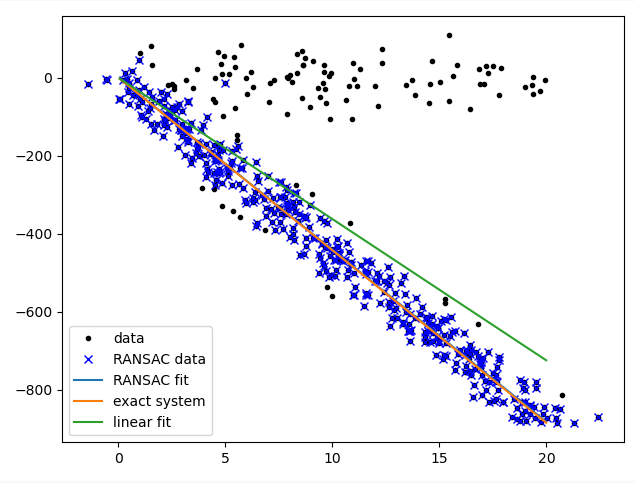

Recreate this plot in Python.
# -*- coding:utf-8 -*-
"""
# Linear Least Squares
lstsq(a, b, cond=None, overwrite_a=False, overwrite_b=False,
          check_finite=True, lapack_driver=None):
Returns
-------
x : (N,) or (N, K) ndarray
    Least-squares solution.  Return shape matches shape of `b`.
residues : (K,) ndarray or float
    Square of the 2-norm for each column in ``b - a x``, if ``M > N`` and
    ``ndim(A) == n`` (returns a scalar if b is 1-D). Otherwise a
    (0,)-shaped array is returned.
rank : int
    Effective rank of `a`.
s : (min(M, N),) ndarray or None
    Singular values of `a`. The condition number of a is
    ``abs(s[0] / s[-1])``.
"""
import numpy as np
import pylab
import scipy as sp
import scipy.linalg as sl


def random_partition(n, data_count):
    all_index = np.arange(data_count)
    np.random.shuffle(all_index)
    return all_index[:n], all_index[n:]


def ransac(data, model, n, max_iter, err_threshold, d):
    """
    输入:
        data - 样本点
        model - 假设模型:事先自己确定
        n - 生成模型所需的最少样本点
        max_iter - 最大迭代次数
        err_threshold - 阈值:作为判断点满足模型的条件
        d - 拟合较好时,需要的样本点最少的个数,当做阈值看待
    输出:
        best_model - 最优拟合解（返回nil,如果未找到）
        best_inline_index - 对应内群点
    """
    # 迭代次数
    iteration = 0
    best_model, best_inline_index, min_err = None, None, np.inf
    while iteration < max_iter:
        # 拆分训练集
        inline_index, outline_index = random_partition(n, data.shape[0])
        print("inline_index", inline_index)
        print("outline_index", outline_index)
        inline_data, outline_data = data[inline_index, :], data[outline_index]
        # 使用随机数据生成一个模型（带参数）
        maybe_model = model.fit(inline_data)
        # 计算外群点相对于当前模型的误差值
        test_errs = model.get_error(outline_data, maybe_model)
        # 误差小于阈值，则该点也属于内群
        maybe_index = outline_index[test_errs < err_threshold]
        maybe_inline_data = data[maybe_index, :]
        if len(maybe_inline_data) + n > d:
            # 拼接获取所有内群点
            all_inline_data = np.concatenate((inline_data, maybe_inline_data))
            better_model = model.fit(all_inline_data)
            better_model_err = model.get_error(all_inline_data, better_model)
            mean_err = np.mean(better_model_err)
            if mean_err < min_err:
                best_model, min_err = better_model, mean_err
                best_inline_index = np.concatenate((inline_index, maybe_index))
        iteration += 1

    if best_model is None:
        raise ValueError("did't meet fit acceptance criteria")
    return best_model, best_inline_index


class LinearLeastSquareModel:
    """ 最小二乘线性求解 """
    def __init__(self, input_columns, output_columns):
        """

        :param input_columns:  参数列
        :param output_columns: 输出结果列
        """
        self.input_columns = input_columns
        self.output_columns = output_columns

    def fit(self, data):
        a = np.vstack([data[:, i] for i in self.input_columns]).T
        b = np.vstack([data[:, i] for i in self.output_columns]).T
        x, residues, rank, s = sl.lstsq(a, b)
        return x

    def get_error(self, data, model):
        """返回残差平方和"""
        a = np.vstack([data[:, i] for i in self.input_columns]).T  # 第一列Xi-->行Xi
        b = np.vstack([data[:, i] for i in self.output_columns]).T  # 第二列Yi-->行Yi
        b_fit = np.dot(a, model)  # 计算的y值,b_fit = model.k*a + model.b
        return np.sum((b - b_fit) ** 2, axis=1)


def test():
    # 生成理想数据
    n_samples = 500  # 样本个数
    n_inputs = 1  # 输入变量个数
    n_outputs = 1  # 输出变量个数
    a_exact = 20 * np.random.random((n_samples, n_inputs))  # 随机生成0-20之间的500个数据:行向量
    perfect_fit = 60 * np.random.normal(size=(n_inputs, n_outputs))  # 随机线性度，即随机生成一个斜率
    b_exact = np.dot(a_exact, perfect_fit)  # y = x * k

    # 加入高斯噪声,最小二乘能很好的处理
    a_noisy = a_exact + np.random.normal(size=a_exact.shape)  # 500 * 1行向量,代表Xi
    b_noisy = b_exact + np.random.normal(size=b_exact.shape)  # 500 * 1行向量,代表Yi

    # 添加"局外点"
    n_outliers = 100
    all_idxs = np.arange(a_noisy.shape[0])  # 获取索引0-499
    np.random.shuffle(all_idxs)  # 将all_idxs打乱
    outlier_idxs = all_idxs[:n_outliers]  # 100个0-500的随机局外点
    a_noisy[outlier_idxs] = 20 * np.random.random((n_outliers, n_inputs))  # 加入噪声和局外点的Xi
    b_noisy[outlier_idxs] = 50 * np.random.normal(size=(n_outliers, n_outputs))  # 加入噪声和局外点的Yi
    # setup model
    all_data = np.hstack((a_noisy, b_noisy))  # 形式([Xi,Yi]....) shape:(500,2)500行2列
    input_columns = range(n_inputs)  # 数组的第一列x:0
    output_columns = [n_inputs + i for i in range(n_outputs)]  # 数组最后一列y:1
    model = LinearLeastSquareModel(input_columns, output_columns)  # 类的实例化:用最小二乘生成已知模型

    linear_fit, resids, rank, s = sp.linalg.lstsq(all_data[:, input_columns], all_data[:, output_columns])

    # run RANSAC 算法
    ransac_fit, inline_indexes = ransac(all_data, model, 50, 1000, 7e3, 300)

    sort_idxs = np.argsort(a_exact[:, 0])
    A_col0_sorted = a_exact[sort_idxs]  # 秩为2的数组

    pylab.plot(a_noisy[:, 0], b_noisy[:, 0], 'k.', label='data')  # 散点图
    pylab.plot(a_noisy[inline_indexes, 0], b_noisy[inline_indexes, 0], 'bx',
               label="RANSAC data")

    pylab.plot(A_col0_sorted[:, 0],
               np.dot(A_col0_sorted, ransac_fit)[:, 0],
               label='RANSAC fit')
    pylab.plot(A_col0_sorted[:, 0],
               np.dot(A_col0_sorted, perfect_fit)[:, 0],
               label='exact system')
    pylab.plot(A_col0_sorted[:, 0],
               np.dot(A_col0_sorted, linear_fit)[:, 0],
               label='linear fit')
    pylab.legend()
    pylab.show()


if __name__ == "__main__":
    test()
